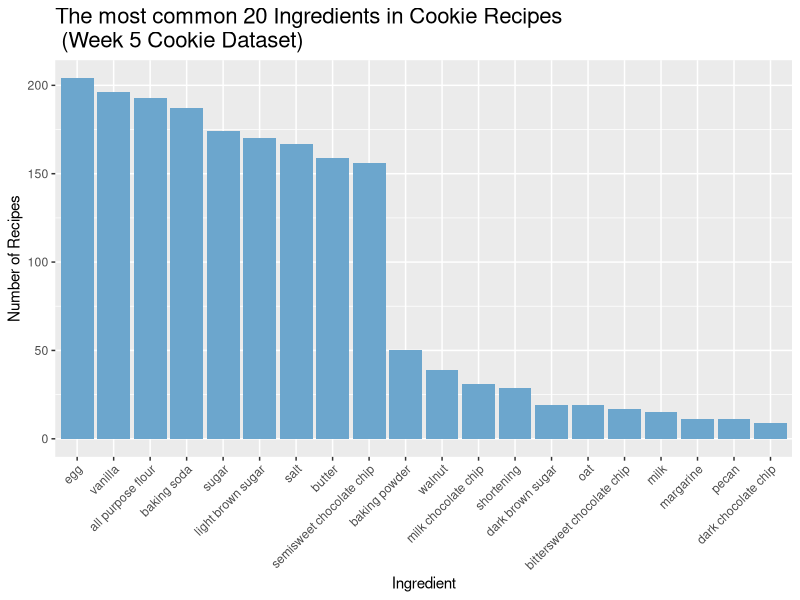

Recreate this plot in R.
## ---- chunk 1
library(tidyverse)
library(ggplot2)
# Week 05: Cookies dataset
cookie <- read.csv("./choc_chip_cookie_ingredients.csv")
recipe_count <- n_distinct(cookie$Recipe_Index)
# Q4. Which ingredients are most frequently used in the cookie dataset? 
## using bar chart
cookie %>% 
  group_by(Ingredient) %>%
  summarise(uniq_recipe_cnt = n_distinct(Recipe_Index)) %>%
  mutate(proportion = uniq_recipe_cnt / recipe_count) %>%
  arrange(desc(proportion)) %>%
  head(20) %>%
  # plot data
  # adjust x-axis: show in descendig order
  ggplot(aes(x = reorder(Ingredient, -uniq_recipe_cnt), y = uniq_recipe_cnt)) +
  geom_col(fill = "skyblue3") +
  labs(title = "The most common 20 Ingredients in Cookie Recipes \n (Week 5 Cookie Dataset)",
       x = "Ingredient",
       y = "Number of Recipes") +
  # adjust labels on x-axis (vjust and hjust)
  theme(axis.text.x = element_text(angle = 45, hjust = 1),
        plot.title = element_text(size = 16))
